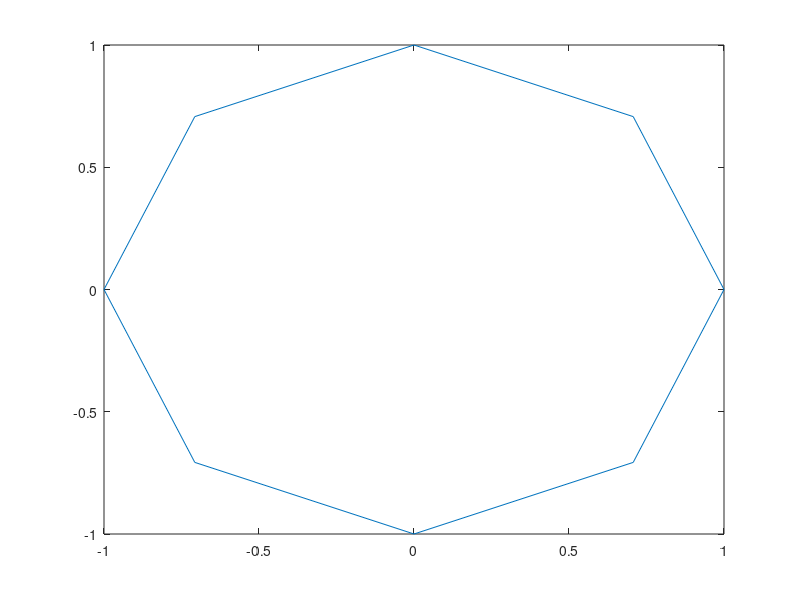

This figure's MATLAB source: (Note: this script raises an error after producing the figure.)
%parameters
n=8;
d=0.01;
alpha=pi;

%init vectors with coordinates of the polygon
x=zeros(1,n);
y=x;

for i = 1:n
  fi=alpha+2*(i-1)*pi/n; %change angle for the next vertex
  x(i)= -sin(fi); %initial x coordinates
  y(i)= cos(fi);  %initial y coordinates
end
    
%draw polygon
shapex=x(1:n);
shapex(n+1)=x(1);

shapey=y(1:n);
shapey(n+1)=y(1);

plot(shapex,shapey)
hold on %hold plot for the future n curves
    
fileID = fopen('mice.txt','w'); %file for the all points saving 

while (y(2)-y(1))^2 + (x(2)-x(1))^2 > d*d %loop breaks when the distance reaches d
   for i = 1:n		 
         fprintf(fileID,'%f %f\n', x(i), y(i)); %printing to the txt file
    end
   for i = 1:n
        ind=mod(i, n)+1;
        denom=sqrt((x(ind)-x(i))^2+(y(ind)-y(i))^2);
        x(i)=x(i)+0.01*(x(ind)-x(i)/denom); %new position of x in the direction of the neighboring mouse
        y(i)=y(i)+0.01*(y(ind)-y(i)/denom); %new position of y in the direction of the neighboring mouse
   end
end
	
 fclose(fileID);%closing the txt file

%extract 2 vectors from the file
data=dlmread('mice.txt');
x=data(:,1);
y=data(:,2);

l=length(x);

for j=n:n:l %from short curve (1 point) to long curve (l/n points)
    for i = 1:n	%for each vertex
       %extract and draw the curve for the vertex #i
       indexes = i:n:j;
       curvex = x(indexes);
       curvey = y(indexes);
       plot(curvex,curvey)
    end
    pause(0.01) %for animation
end

hold off